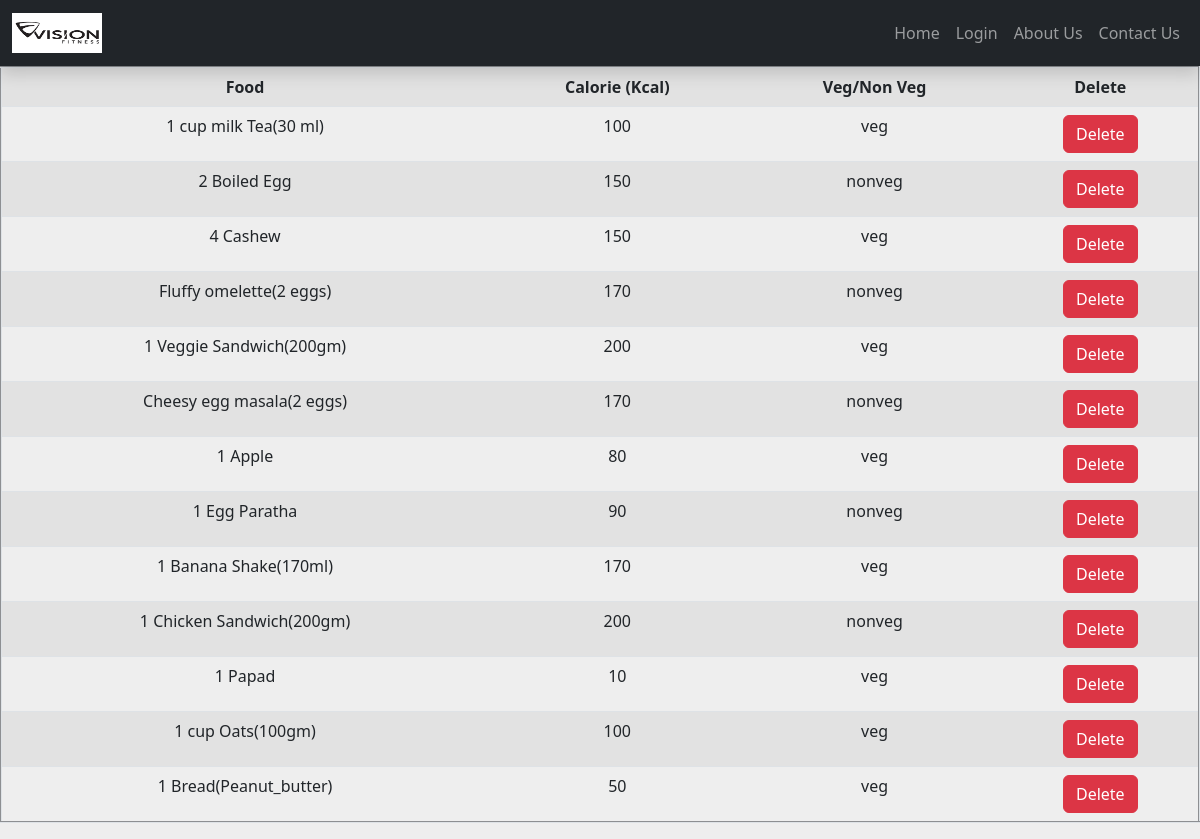
The page /daily_breakfast_food/ (signed in) on the database its author committed.
### health/models.py (models this page shows)
class Breakfast(models.Model):
    Breakfastfood= models.CharField(max_length=50)
    Breakfastcalorie=models.IntegerField(null=True)
    Bvn=models.CharField(max_length=50)

### health/views.py (the view)
# urls.py: path('daily_breakfast_food/', views.daily_breakfast_food, name="daily_breakfast_food"),
def daily_breakfast_food(request):
   if "id" in request.session:
    diet=Breakfast.objects.all()
    return render(request, "health/daily_breakfast_food.html", {"diet":diet })
   return render(request,"health/login.html")

### health/Templates/health/daily_breakfast_food.html
{% extends "health/base.html" %}
{% block content %}
<div class="d-flex justify-content-center">
<table class="table table-striped text-center" border="2">
    <tr>
    <th>Food</th>
    <th>Calorie (Kcal)</th>
    <th>Veg/Non Veg</th>
    <th>Delete</th>
    </tr>
    {% for d in diet %}
    <tr>
    <td>{{d.Breakfastfood}}</td>
    <td>{{d.Breakfastcalorie}}</td>
    <td>{{d.Bvn}}</td>
    <td><a href="{% url 'delete_daily_breakfast_food'  id=d.id %}" class="btn btn-danger" onclick="return confirm('Are you sure you want to delete this item')">Delete</a></td>
    </tr>
    {% endfor %}
</table>
</div>
{% endblock %}

### rows shown on the page
Breakfast: Breakfastfood "1 cup milk Tea(30 ml)", Breakfastcalorie "100", Bvn "veg"
Breakfast: Breakfastfood "2 Boiled Egg", Breakfastcalorie "150", Bvn "nonveg"
Breakfast: Breakfastfood "4 Cashew", Breakfastcalorie "150", Bvn "veg"
Breakfast: Breakfastfood "Fluffy omelette(2 eggs)", Breakfastcalorie "170", Bvn "nonveg"
Breakfast: Breakfastfood "1 Veggie Sandwich(200gm)", Breakfastcalorie "200", Bvn "veg"
Breakfast: Breakfastfood "Cheesy egg masala(2 eggs)", Breakfastcalorie "170", Bvn "nonveg"
Breakfast: Breakfastfood "1 Apple", Breakfastcalorie "80", Bvn "veg"
Breakfast: Breakfastfood "1 Egg Paratha", Breakfastcalorie "90", Bvn "nonveg"
Breakfast: Breakfastfood "1 Banana Shake(170ml)", Breakfastcalorie "170", Bvn "veg"
Breakfast: Breakfastfood "1 Chicken Sandwich(200gm)", Breakfastcalorie "200", Bvn "nonveg"
Breakfast: Breakfastfood "1 Papad", Breakfastcalorie "10", Bvn "veg"
Breakfast: Breakfastfood "1 cup Oats(100gm)", Breakfastcalorie "100", Bvn "veg"
Breakfast: Breakfastfood "1 Bread(Peanut_butter)", Breakfastcalorie "50", Bvn "veg"
